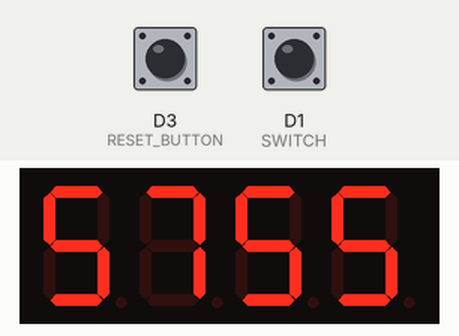
Simulated run of this sketch. Board: ESP8266 (NodeMCU). On the bench: 4-digit seven-segment display. Inputs (shaded band) come from the test bench; at power-on: D1 (SWITCH) HIGH, D3 (RESET_BUTTON) HIGH. EEPROM starts erased.

Above: at 2.2 s.
2.3 s: D1 (SWITCH) pulled LOW for 3.2 s
At 5.9 s:
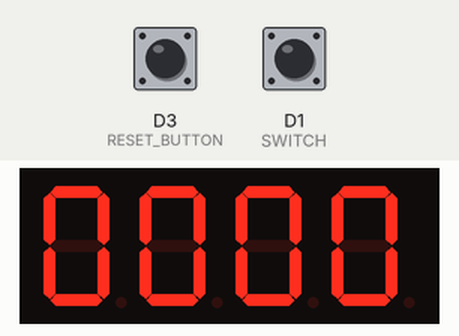
Timing chart, 0 to 7.4 s (numbered marks = the images above; inputs shaded):
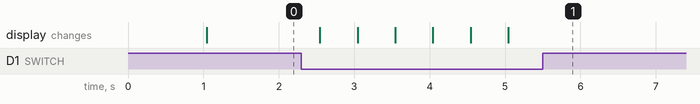

The sketch:

main.ino
```cpp
#include <TM1637Display.h>
#include <EEPROM.h>

const int CLK = D6; // Set the CLK pin connection to the display
const int DIO = D5; // Set the DIO pin connection to the display
const int SWITCH = D1;
const int RESET_BUTTON = D3;

#define COLON_OFF 0b00000000
#define COLON_ON  0b01000000

#define MINUTES_ADDRESS  1
#define HOURS_ADDRESS  2

TM1637Display display(CLK, DIO);

byte elapsedHours = 0;
byte elapsedMinutes = 0;
byte elapsedSeconds = 0;

// This number will overflow (go back to zero), after approximately 50 days, but also the returned value from millis() function
unsigned long nextSecondChange = 0; // Time of next second change
unsigned long nextDotChange = 0; // Time of next displaying colon

int switchValue = 2;
int resetButtonValue = 2;

void displayTime(int colon) {
  int displayValue = elapsedHours * 100 + elapsedMinutes;
  display.showNumberDecEx(displayValue, colon, true);
}

void saveToMemory(byte minutes, byte hours) {
  EEPROM.write(MINUTES_ADDRESS, minutes);
  EEPROM.write(HOURS_ADDRESS, hours);
  EEPROM.commit();
}

void setup() {
  Serial.begin(115200);
  EEPROM.begin(512);
  pinMode(RESET_BUTTON, INPUT);
  pinMode(SWITCH, INPUT);
  display.setBrightness(4);  //  0 (min) - 7 (max)

  elapsedMinutes = EEPROM.read(MINUTES_ADDRESS);
  elapsedHours = EEPROM.read(HOURS_ADDRESS);

  displayTime(COLON_ON);
  nextDotChange = millis() + 500;
  nextSecondChange = nextDotChange + 500;

  delay(1000);
}

void resetTime() {
  elapsedMinutes = 0;
  elapsedSeconds = 0;
  elapsedHours = 0;
  saveToMemory(elapsedMinutes, elapsedHours);
}

void addSecond(bool isSwitchOn) {
  nextSecondChange += 1000;
  bool hasMinutesChanged = false;

  if (isSwitchOn) {
    elapsedSeconds++;
    if (elapsedSeconds >= 60) {
      elapsedSeconds = 0;
      elapsedMinutes++;
      hasMinutesChanged = true;
    }
    if (elapsedMinutes >= 60) {
      elapsedMinutes = 0;
      elapsedHours++;
    }
  }

  displayTime(COLON_OFF);

  if (hasMinutesChanged) {
    saveToMemory(elapsedMinutes, elapsedHours);
  }
}

void turnColonOn(bool isSwitchOn) {
  nextDotChange += 1000;
  if (isSwitchOn) {
    displayTime(COLON_ON);
  }
}

void loop() {
  resetButtonValue = digitalRead(RESET_BUTTON);
  bool isResetButtonPresssed = resetButtonValue == 0;

  if (isResetButtonPresssed && (elapsedSeconds != 0 || elapsedMinutes != 0)) {
    resetTime();
  }

  switchValue = digitalRead(SWITCH);
  bool isSwitchOn = switchValue == 0;

  // If one second passed
  if (millis() > nextSecondChange) {
    addSecond(isSwitchOn);
  }

  // Turn the colon on in half of second
  if (millis() > nextDotChange) {
    turnColonOn(isSwitchOn);
  }
}
```

Measured:
- after the input at 2.3 s, the display: first changes after 0.24 s (image 1 shows a later state)
